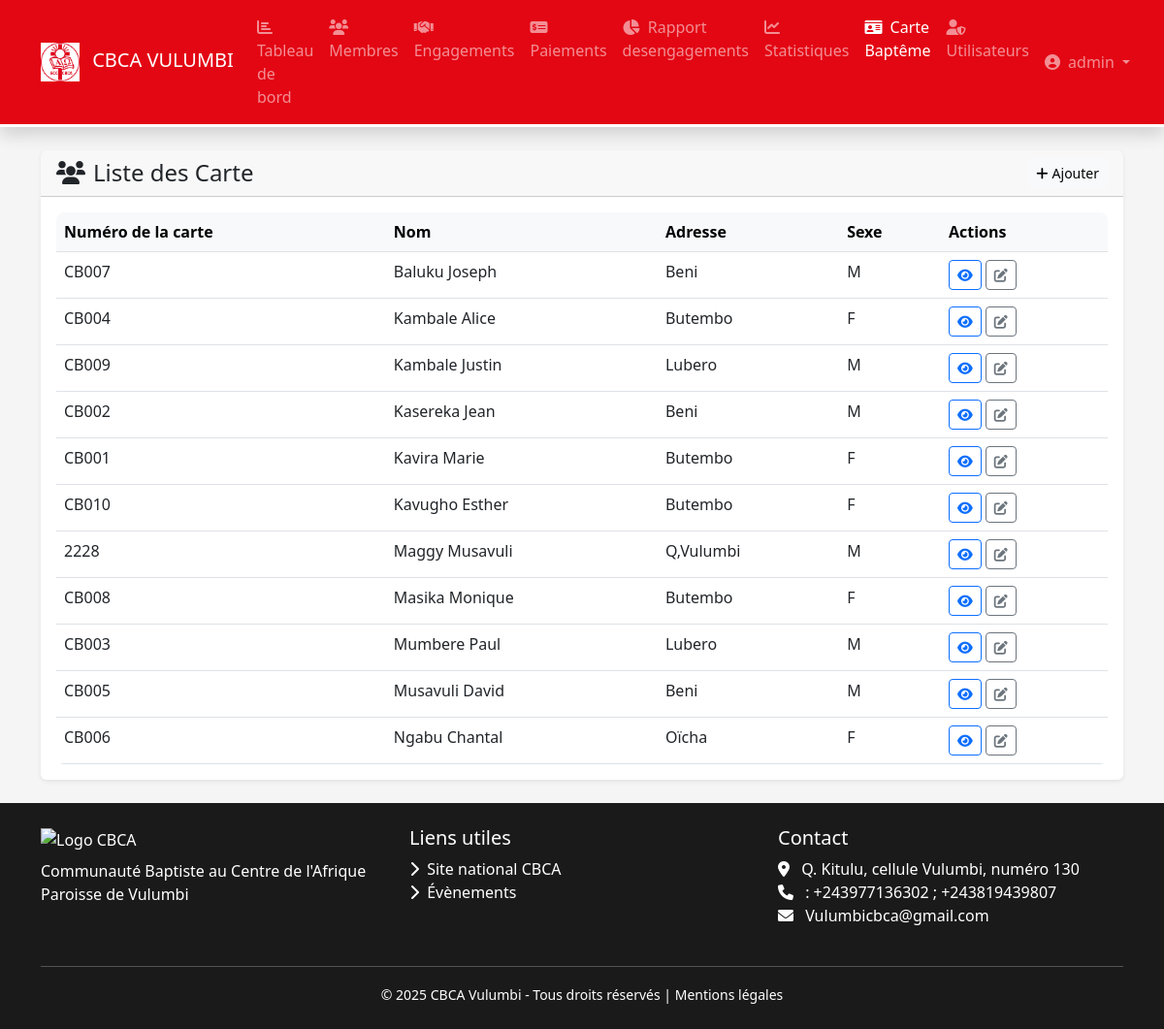
The page /carte (signed in) on the database as committed earlier.
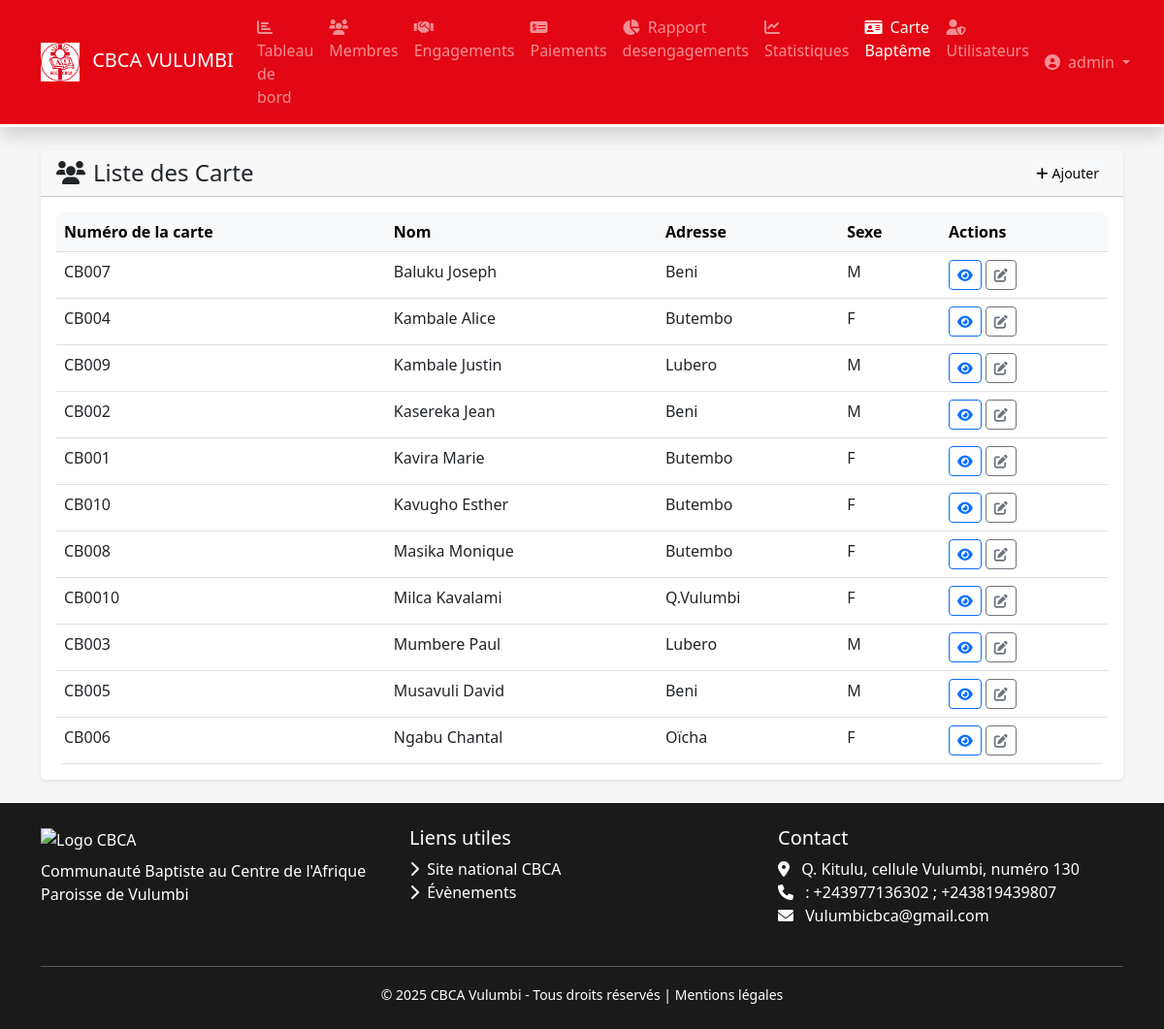
The same page on the database as committed later.
### models.py (models this page shows)
class CarteBapteme(db.Model):
    __tablename__='cartebapteme'
    id = db.Column(db.Integer, primary_key=True)
    numero = db.Column(db.String(100), nullable=False)
    nom = db.Column(db.String(100), nullable=False)
    adresse = db.Column(db.String(200))
    date_naissance = db.Column(db.Date)
    sexe = db.Column(db.String(1))
    photo = db.Column(db.String(100))
    created_at = db.Column(db.DateTime, default=datetime.utcnow)
    membre = db.relationship('Membre', backref='cartebapteme', lazy=True)

### app.py (the view)
@app.route('/carte')
@login_required
def liste_carte():
    from models import CarteBapteme
    search = request.args.get('search', '').strip()
    query = CarteBapteme.query
    if search:
        query = query.filter(CarteBapteme.nom.ilike(f'%{search}%'))
    cartes = query.order_by(CarteBapteme.nom).all()
    return render_template('carte/liste.html', title="Cartes de baptême", cartes=cartes, search=search)

### app.py (called while the page is built)
@login_manager.user_loader
def load_user(user_id):
    from models import User
    return User.query.get(int(user_id))

### templates/carte/liste.html (shortened to what this page needs)
{% extends "base.html" %}
{% block content %}
<div class="card shadow-sm border-0">
    <div class="card-header bg-cbca --text-color">
        <div class="d-flex justify-content-between align-items-center">
            <h4 class="mb-0"><i class="fas fa-users me-2"></i>Liste des Carte </h4>
            <a href="{{ url_for('ajouter_carte') }}" class="btn btn-light btn-sm">
                <i class="fas fa-plus me-1"></i>Ajouter
            </a>
        </div>
    </div>
    <div class="card-body">
        <div class="table-responsive">
            <table class="table table-hover">
                <thead class="table-light">
                    <tr>
                        <th>Numéro de la carte</th>
                        <th>Nom</th>
                        <th>Adresse</th>
                        <th>Sexe</th>
                        <th>Actions</th>
                    </tr>
                </thead>
                <tbody>
                    {% for carte in cartes %}
                    <tr>
                        <td>{{ carte.numero }}</td>
                        <td>{{ carte.nom }}</td>
                        <td>{{ carte.adresse or '-' }}</td>
                        <td>{{ carte.sexe}}</td>
                        <td>
                            <a href="#" class="btn btn-sm btn-outline-primary" data-bs-toggle="modal" data-bs-target="#modalDetail{{ carte.id }}">
                                <i class="fas fa-eye"></i>
                            </a>
                            <a href="#" class="btn btn-sm btn-outline-secondary" data-bs-toggle="modal" data-bs-target="#modalEdit{{ carte.id }}">
                                <i class="fas fa-edit"></i>
                            </a>
                        </td>
                    </tr>
                    {% endfor %}
                </tbody>
            </table>
        </div>
    </div>
</div>
{% endblock %}

Rows that differ between the two databases and show on the page:
removed CarteBapteme: numero "2228", nom "Maggy Musavuli", adresse "Q,Vulumbi", sexe "M"
added CarteBapteme: numero "CB0010", nom "Milca Kavalami", adresse "Q.Vulumbi", sexe "F"
